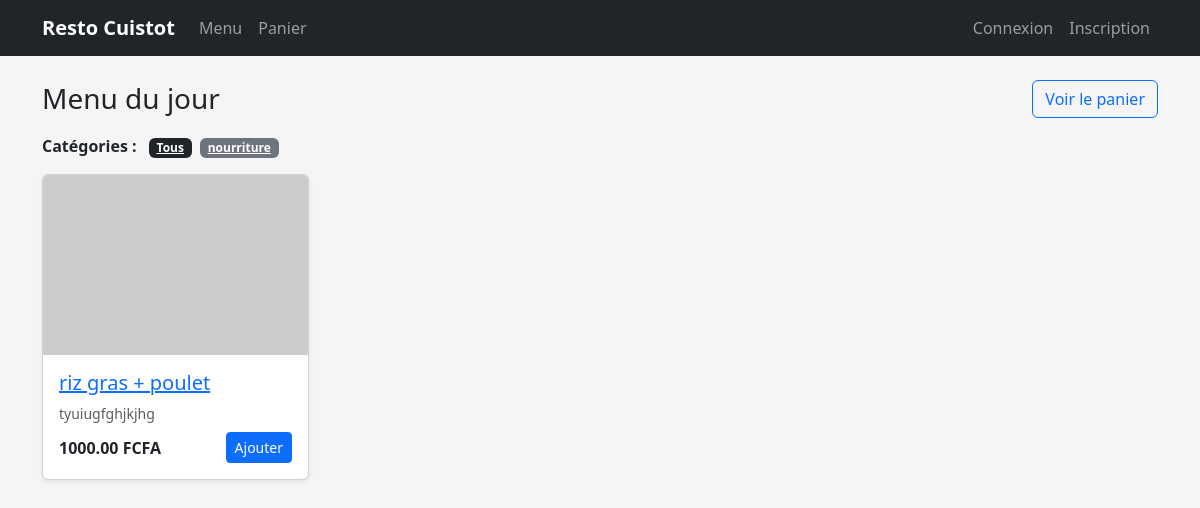
The page / on the database its author committed.
### shop/models.py (models this page shows, shortened)
class Category(models.Model):
    name = models.CharField(max_length=100)
    slug = models.SlugField(unique=True)
    class Meta:
        verbose_name_plural = "Categories"

class Meal(models.Model):
    category = models.ForeignKey(Category, on_delete=models.CASCADE, related_name='meals')
    name = models.CharField(max_length=150)
    slug = models.SlugField(unique=True)
    description = models.TextField(blank=True)
    price = models.DecimalField(max_digits=8, decimal_places=2)
    is_active = models.BooleanField(default=True)
    image = models.ImageField(upload_to='meals/', blank=True, null=True)

### shop/views.py (the view)
# urls.py: path('', views.meal_list, name='meal_list'),
def meal_list(request, category_slug=None):
    category = None
    categories = Category.objects.all()
    meals = Meal.objects.filter(is_active=True)
    if category_slug:
        category = get_object_or_404(Category, slug=category_slug)
        meals = meals.filter(category=category)
    return render(request, 'shop/meal_list.html', {
        'category': category,
        'categories': categories,
        'meals': meals,
    })

### backend/resto/shop/templates/shop/meal_list.html (shortened to what this page needs)
{% extends "base.html" %}
{% block content %}
<div class="d-flex justify-content-between align-items-center mb-3">
  <h1 class="h3 mb-0">Menu du jour</h1>
  <a href="{% url 'shop:cart_detail' %}" class="btn btn-outline-primary">
    Voir le panier
  </a>
</div>
<div class="mb-3">
  <span class="fw-bold me-2">Catégories :</span>
  <a href="{% url 'shop:meal_list' %}"
     class="badge bg-secondary me-1 {% if not category %}bg-dark{% endif %}">
    Tous
  </a>
  {% for cat in categories %}
    <a href="{% url 'shop:meal_list_by_category' cat.slug %}"
       class="badge bg-secondary me-1 {% if category and category.id == cat.id %}bg-dark{% endif %}">
      {{ cat.name }}
    </a>
  {% endfor %}
</div>
<div class="row g-3">
  {% for meal in meals %}
    <div class="col-12 col-sm-6 col-md-4 col-lg-3">
      <div class="card shadow-sm meal-card h-100">
        {% if meal.image %}
          <img src="{{ meal.image.url }}" class="card-img-top" alt="{{ meal.name }}">
        {% else %}
          <img src="https://via.placeholder.com/400x250?text=Resto"
               class="card-img-top" alt="{{ meal.name }}">
        {% endif %}
        <div class="card-body d-flex flex-column">
          <h5 class="card-title"><a href="{% url 'shop:meal_detail' meal.slug %}">{{ meal.name }}</a></h5>
          <p class="card-text small text-muted mb-2">
            {{ meal.description|truncatechars:80 }}
          </p>
          <div class="mt-auto d-flex justify-content-between align-items-center">
            <span class="fw-bold">{{ meal.price }} FCFA</span>
            <form action="{% url 'shop:cart_add' meal.id %}" method="post">
              <button class="btn btn-sm btn-primary" type="submit">
                Ajouter
              </button>
            </form>
          </div>
        </div>
      </div>
    </div>
  {% empty %}
    <p>Aucun plat disponible pour le moment.</p>
  {% endfor %}
</div>
{% endblock %}

### backend/resto/shop/templates/base.html (style rules this page uses)
body { background-color: #f5f5f5; }
.meal-card img { height: 180px; object-fit: cover; }

### rows shown on the page
Category: name "nourriture"
Meal: name "riz gras + poulet", description "tyuiugfghjkjhg", price "1000.00"
